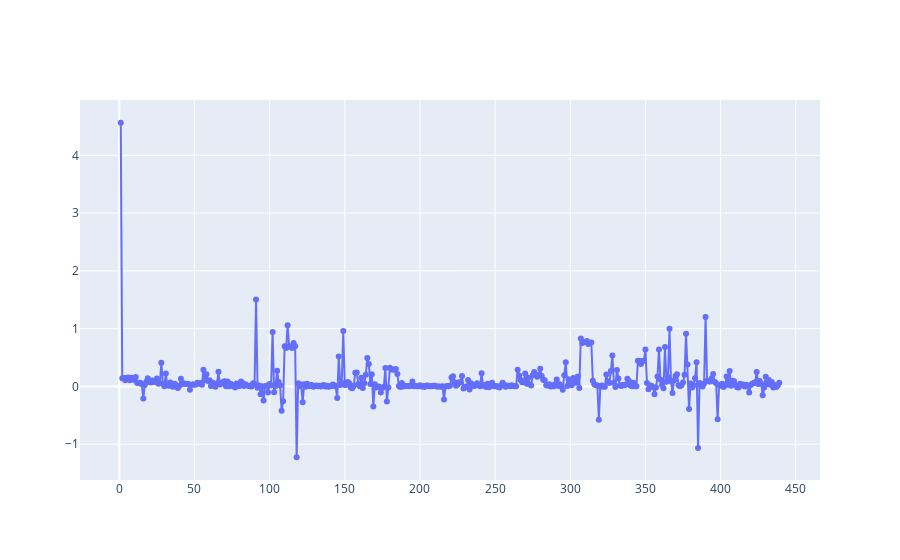
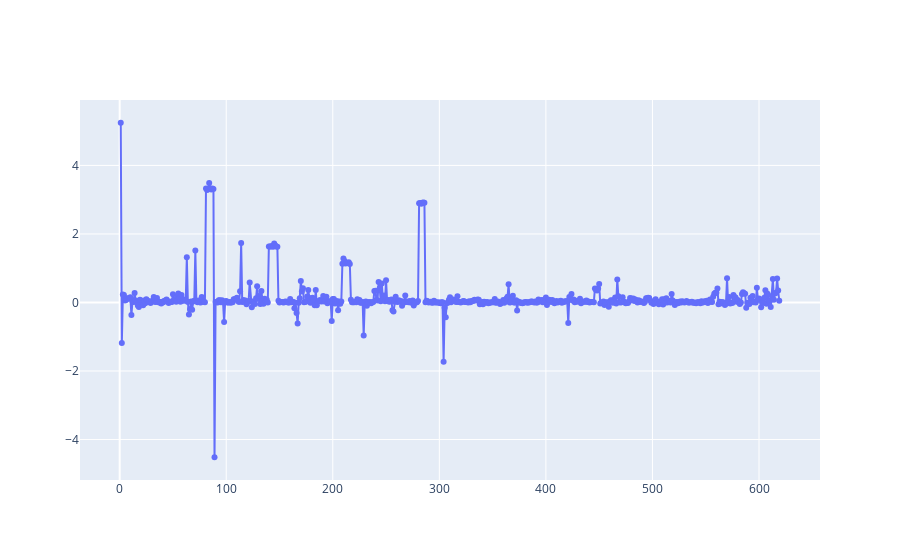

Notebook code for these charts, in order:
### Markdown cell above
# Plots

### Code cell
all_sorted_connections = []
post_run_thresholds = [0.38, 0.63]
for i, run in enumerate(runs):
    print(f"\nProcessing run: {run.id}")
    # Extract and sort connections for each run
    plotly_json = plotly_from_wandb(run)
    df_connections, sorted_connections = extract_and_sort_connections(plotly_json)
    # Plot the distribution of connection importance values
    plot_results_distribution(df_connections, run, post_run_threshold=post_run_thresholds[i] if i < len(post_run_thresholds) else None)
    all_sorted_connections.append(sorted_connections)

### Figure 1 — Plotly figure (JSON) as saved in the notebook; plotly's stock layout.template omitted (floating-point values rounded to 4 significant figures; data arrays with more than 128 entries replaced by an {"elided": "..."} marker saying what was removed)
{"data": [{"mode": "lines+markers", "text": {"elided": "439 str values"}, "type": "scatter", "x": {"elided": "439 int values"}, "y": {"elided": "439 float values"}}], "layout": {}}

### Figure 2 — Plotly figure (JSON) as saved in the notebook; plotly's stock layout.template omitted (floating-point values rounded to 4 significant figures; data arrays with more than 128 entries replaced by an {"elided": "..."} marker saying what was removed)
{"data": [{"mode": "lines+markers", "text": {"elided": "619 str values"}, "type": "scatter", "x": {"elided": "619 int values"}, "y": {"elided": "619 float values"}}], "layout": {}}
